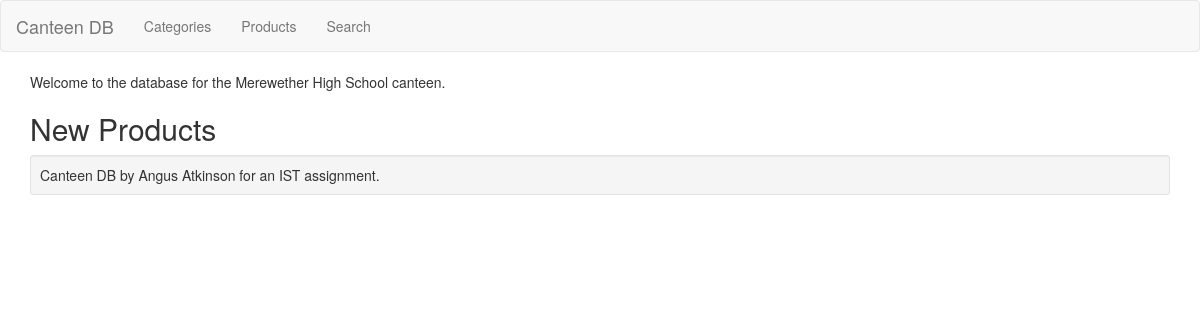
The app's page /, older data.
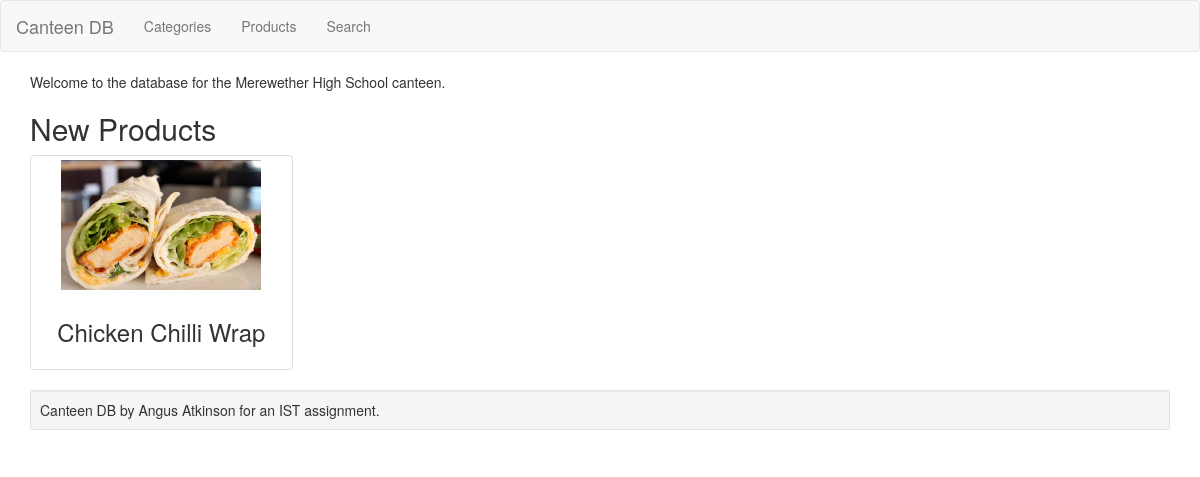
The same page, newer data.
### shoppingapp/models.py (models this page shows, shortened)
class Product(models.Model):
    category = models.ForeignKey(Category)
    product_name = models.CharField(max_length=200)
    thumbnail = models.FilePathField(path=IMAGES_FOLDER, recursive=True)
    price = models.DecimalField(default=0.0, decimal_places=2, max_digits=3)
    rating = models.FloatField(default=2.5)
    stock = models.IntegerField(default=10)
    date_added = models.DateTimeField('date added', default=django.utils.timezone.now)
    special = models.DecimalField(default=0.0, decimal_places=2, max_digits=3)

### shoppingapp/views.py (the view)
# urls.py: url(r'^$', views.index, name='index'),
def index(request):
    newest_products_list = Product.objects.order_by('-date_added')[:4]
    specials_list = Product.objects.filter(special__gt=0.0);
    context = {'newest_products_list': newest_products_list,
               'specials_list': specials_list}
    return render(request, 'shoppingapp/home.html', context)

### shoppingapp/templatetags/mathtag.py (called while the page is built)
@register.tag('math')
def do_math(parser, token):
    tokens = token.split_contents()
    if len(tokens) < 5:
        raise TemplateSyntaxError("'math' tag requires at least 4 arguments")
    expr, as_, var_name = tokens[-3:]
    if re.match(r'^(\'|")', expr):
        expr = expr.strip(expr[0])
    args = []
    for a in tokens[1:-3]:
        if a.find('|') != -1:
            args.append(FilterExpression(a, parser))
        else:
            args.append(Variable(a))
    return MathNode(var_name, expr, args)

### shoppingapp/templates/shoppingapp/home.html (shortened to what this page needs)
{% extends 'shoppingapp/base.html' %}
{% load mathtag %}
{% block content %}
<p>Welcome to the database for the Merewether High School canteen.</p>
<h2>New Products</h2>
<div class="row">
{% for product in newest_products_list %}
  <div class="col-sm-6 col-md-3">
    <a href="#" class="thumbnail">
      <img src="static/shoppingapp/images/{{ product.thumbnail }}" alt="{{ product.product_name }}">
      <div class="caption">
        <h3>{{ product.product_name }}</h3>
      </div>
    </a>
  </div>
{% endfor %}
</div>
{% endblock %}

### shoppingapp/templates/shoppingapp/base.html (shortened to what this page needs)
{% load static %}
<html>
  <head>
    <link rel="stylesheet" href="{% static 'shoppingapp/css/bootstrap.min.css' %}" />
    <link rel="stylesheet" href="{% static 'shoppingapp/css/style.css' %}" />
  </head>
  <body>
    <nav class="navbar navbar-default">
      <div class="navbar-header">
        <a class="navbar-brand" href="/">Canteen DB</a>
      </div>
      <div class="nav navbar-nav">
        <li {% if request.path == '/categories' %}class="active"{% endif %}><a href="/categories">Categories</a></li>
        <li {% if request.path == '/products' %}class="active"{% endif %}><a href="/products">Products</a></li>
        <li {% if request.path == '/search' %}class="active"{% endif %}><a href="/search">Search</a></li>
      </div>
    </nav>
    <div class="container">
        {% block content %}
        {% endblock %}
        <div class="well well-sm">Canteen DB by Angus Atkinson for an IST assignment.</div>
    </div>
  </body>
</html>

### shoppingapp/static/shoppingapp/css/style.css (style rules this page uses)
.thumbnail img { max-width: 200px; max-height: 200px; }
.thumbnail .caption { text-align: center; }

Row changes from the older to the newer data that the page shows:
added Product: thumbnail (picture), product_name "Chicken Chilli Wrap"
